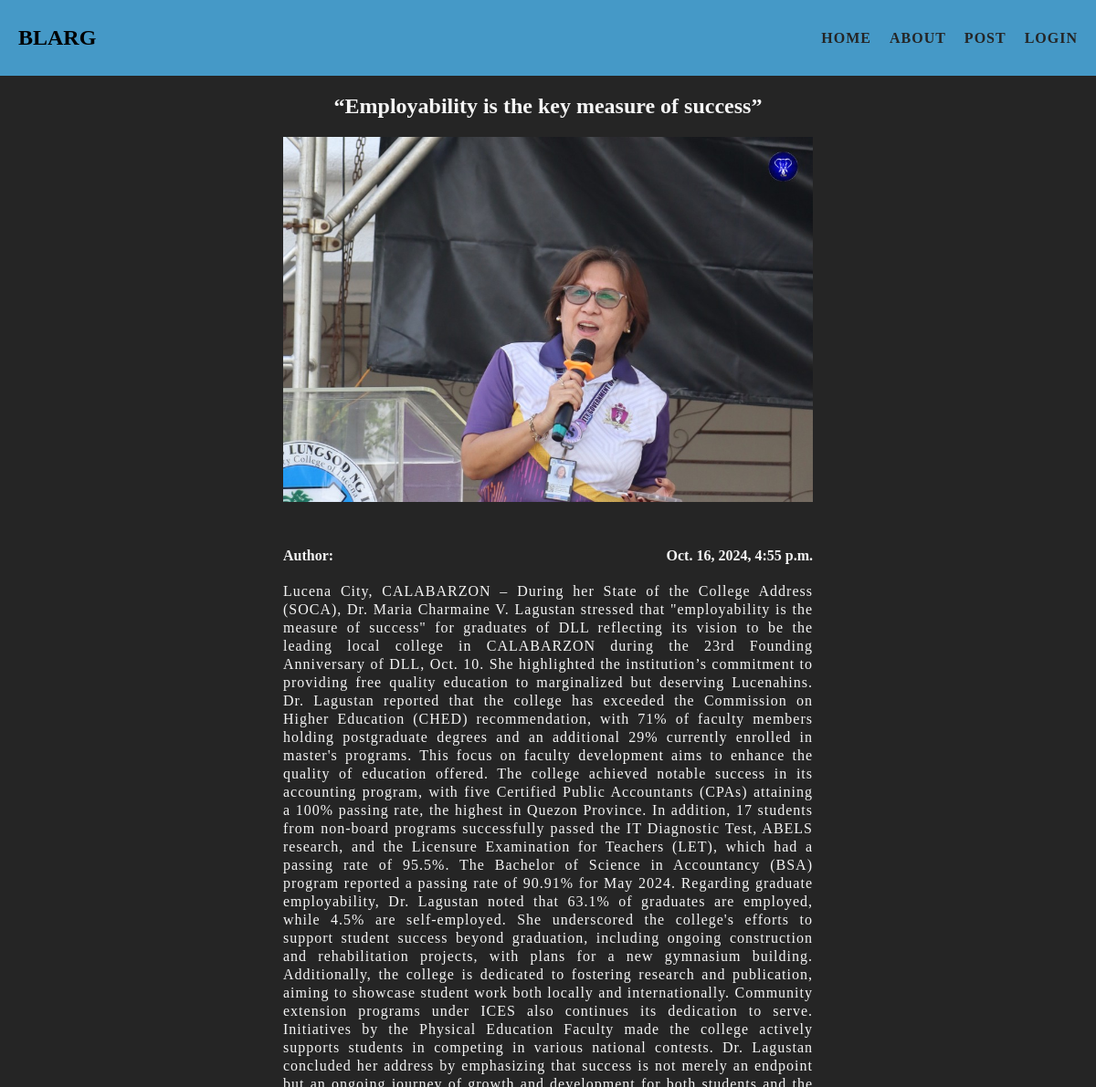
The app's page /posts/employability-is-the-key-measure-of-success with its own data.
### POST/models.py (models this page shows, shortened)
class Post(models.Model):
	title = models.CharField(max_length=200)
	content = models.TextField()
	banner = models.ImageField(default="perl.png", blank=True)
	author = models.ForeignKey(User, on_delete=models.CASCADE, default=None)
	slug = models.SlugField(blank=True)
	posted_at = models.DateTimeField(auto_now_add=True)

### POST/views.py (the view)
# urls.py: path("<slug:slug>", views.post_page, name="page")
def post_page(request, slug):
	specificPost = Post.objects.get(slug=slug)
	return render(request, "POSTS/post_page.html",{
		"specificPost":specificPost
		})

### POST/templates/POSTS/post_page.html (shortened to what this page needs)
{% extends "layout.html" %}
{% block content %}
	<section id="post-page">
		<div class="post-content">
			<h1>{{specificPost.title}}</h1>
			<div class="header">
				<div class="head">
					<img src="{{specificPost.banner.url}}" alt="header banner">
				</div>
				<p>
					<span>Author: {{post.author}}</span>
					<span>{{specificPost.posted_at}}</span>
				</p>
			</div>
			<p class="page-content">
				{{specificPost.content}}
			</p>
		</div>
	</section>
{% endblock %}

### static/styles.css (style rules this page uses)
* { margin: 0; }
body { box-sizing: border-box; height: 100vh; width: 100vw; }
.header { display: flex; gap: 160px; align-items: center; }
.post-content { margin: 20px 10px; }
#post-page { width: 50%; }
#post-page .post-content h1 { text-align: center; }
.header { display: flex; flex-direction: column; gap: 10px; }
#post-page .post-content .head { width: 100%; height: 400px; border-radius: 5px; background-color: #67B8E4; margin: 20px 0px; }
#post-page .post-content .head img { height: 100%; width: 100%; object-fit: cover; object-position: top; }
.header p { width: 100%; display: flex; justify-content: space-between; margin: 20px 0px; font-weight: bold; }
.page-content { letter-spacing: 1px; line-height: 125%; text-align: justify; }

### records on screen
Post: title "“Employability is the key measure of success”", banner (picture), posted_at "Oct. 16, 2024, 4:55 p.m.", content "Lucena City, CALABARZON – During her State of the College Address (SOCA), Dr. Maria Charmaine V. Lagustan stressed that \"employability is the measure of success\" for graduates of DLL reflecting its vision to be the leading local college in CALABARZON during the 23rd Founding Anniversary of DLL, Oct. 10. She highlighted the institution’s commitment to providing free quality education to marginalized but deserving Lucenahins. Dr. Lagustan reported that the college has exceeded the Commission on Higher Education (CHED) recommendation, with 71% of faculty members holding postgraduate degrees and an additional 29% currently enrolled in master's programs. This focus on faculty development aims to…"
